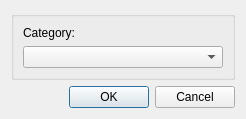
<?xml version="1.0" encoding="UTF-8"?>
<ui version="4.0">
 <class>AddEventDlg</class>
 <widget class="QDialog" name="AddEventDlg">
  <property name="geometry">
   <rect>
    <x>0</x>
    <y>0</y>
    <width>246</width>
    <height>108</height>
   </rect>
  </property>
  <property name="sizePolicy">
   <sizepolicy hsizetype="Preferred" vsizetype="Fixed">
    <horstretch>0</horstretch>
    <verstretch>0</verstretch>
   </sizepolicy>
  </property>
  <property name="windowTitle">
   <string>Dialog</string>
  </property>
  <layout class="QVBoxLayout" name="verticalLayout_2">
   <item>
    <widget class="QGroupBox" name="groupBox">
     <property name="sizePolicy">
      <sizepolicy hsizetype="Preferred" vsizetype="Fixed">
       <horstretch>0</horstretch>
       <verstretch>0</verstretch>
      </sizepolicy>
     </property>
     <property name="title">
      <string/>
     </property>
     <layout class="QVBoxLayout" name="verticalLayout">
      <item>
       <widget class="QLabel" name="label">
        <property name="text">
         <string>Category:</string>
        </property>
       </widget>
      </item>
      <item>
       <widget class="QComboBox" name="comboBox"/>
      </item>
     </layout>
    </widget>
   </item>
   <item>
    <widget class="QDialogButtonBox" name="buttonBox">
     <property name="orientation">
      <enum>Qt::Horizontal</enum>
     </property>
     <property name="standardButtons">
      <set>QDialogButtonBox::Cancel|QDialogButtonBox::Ok</set>
     </property>
    </widget>
   </item>
  </layout>
 </widget>
 <resources/>
 <connections>
  <connection>
   <sender>buttonBox</sender>
   <signal>accepted()</signal>
   <receiver>AddEventDlg</receiver>
   <slot>accept()</slot>
   <hints>
    <hint type="sourcelabel">
     <x>248</x>
     <y>254</y>
    </hint>
    <hint type="destinationlabel">
     <x>157</x>
     <y>274</y>
    </hint>
   </hints>
  </connection>
  <connection>
   <sender>buttonBox</sender>
   <signal>rejected()</signal>
   <receiver>AddEventDlg</receiver>
   <slot>reject()</slot>
   <hints>
    <hint type="sourcelabel">
     <x>316</x>
     <y>260</y>
    </hint>
    <hint type="destinationlabel">
     <x>286</x>
     <y>274</y>
    </hint>
   </hints>
  </connection>
 </connections>
</ui>
